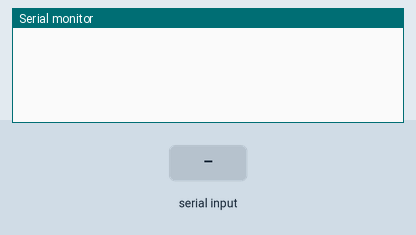
The sketch below on a simulated Arduino Uno, built with avr-gcc and run on an emulated ATmega328P. On the bench: the last lines printed to the serial monitor. The test bench sets the inputs (shaded band). The modem accepts every AT command (registered, SIM ready, sends succeed) and sends nothing else.

Above: at 1.2 s.
1.3 s: "G" received over the second serial link
At 1.7 s:
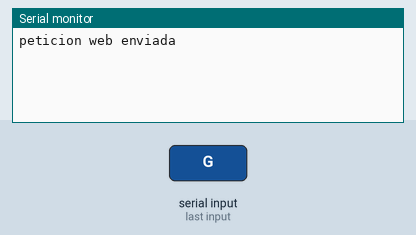
At 3.8 s:
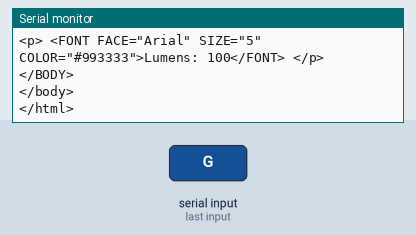

Measured:
- after the input at 1.3 s, the serial monitor: prints a new line at once (image 1)

The sketch:

pagina_prueba_HTML.ino
```cpp
#include <SoftwareSerial.h>
SoftwareSerial BT1(3, 2); // RX | TX
int lecturaTemperatura = 25, lecturaHumedad=38, lecturaLumens=100;


void setup()
  {Serial.begin(9600);
   BT1.begin(9600);
   }


void loop()
{ while (BT1.available() >0 )
  {char c = BT1.read();
  if (c == 71)
  {Serial.println("peticion web enviada");
   delay(500);
   servidor();
     }
 }

}


void escribir(String text)
{BT1.print("AT+CIPSEND=0,");
 BT1.println(text.length());
 if (BT1.find(">"))             // Si se recibe el mensaje
 {Serial.println(text);
  BT1.println(text);            //mandamos el mensaje por el wifi
  delay(10);
  while ( BT1.available() > 0 )
  {if (  BT1.find("SEND OK") )  //buscamos "ok" y luego salimos
   break;
  }
 }
}

void servidor(void)
    { escribir("<!DOCTYPE HTML>");
      escribir("<html>");                                                  //una pagina web necesita esto <HTML> y </HTML> es el inicio y fin del documento
      escribir("<head><title>Invernadero Inteligente :D</title>");    //nombre de la pestaña que llevara la pagina
      escribir("<meta http-equiv=\"refresh\" content=\"10\"></head>");    //tiempo para refrescar la pagina web
      escribir("<body><h1> <FONT SIZE=\"10\" COLOR=\"#000066\">Mediciones Invernadero </h1>");                              //titulo del inicio de la pagina
      escribir("<p> <FONT FACE=\"Arial\" SIZE=\"5\" COLOR=\"#993333\">Temperatura: "+String(lecturaTemperatura)+"C</FONT> </p>"); //Muestro lectura de Temperatura
      escribir("<p> <FONT FACE=\"Arial\" SIZE=\"5\" COLOR=\"#993333\">Humedad: "+String(lecturaHumedad)+"%</FONT> </p>"); //Muestro lectura de Humedad
      escribir("<p> <FONT FACE=\"Arial\" SIZE=\"5\" COLOR=\"#993333\">Lumens: "+String(lecturaLumens)+"</FONT> </p>"); //Muestro lectura Lumens
      escribir("</BODY>");
      escribir("</body>");
      escribir("</html>");
       delay(1);
       BT1.println("AT+CIPCLOSE=0");
       delay(500);
    }
```
